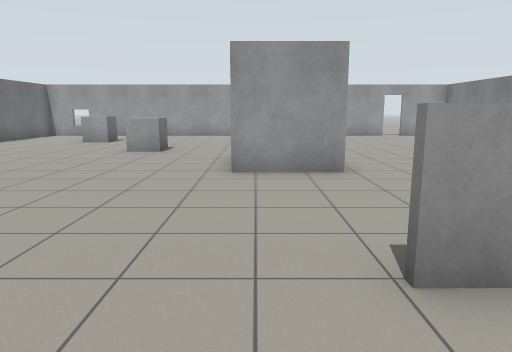
View 1 (above)

15 first-person views from a walk through a world built for the Gazebo simulator. The camera is 1.2 m above the floor, tilts 10° down and sees 70° across. The floor is counted in squares, 1 m on a side. Each view is taken from the middle of a square. On the plan, view 1 faces up. The plan holds only what a view shows up to about 14 squares ahead; the rest is blank.

View 2
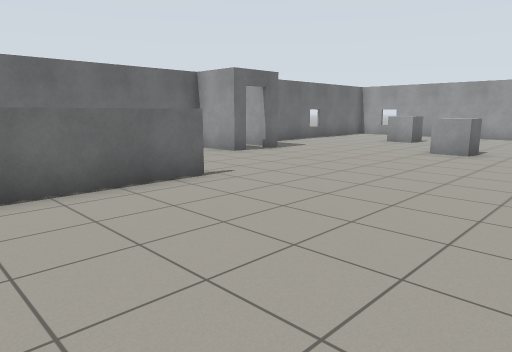

View 3
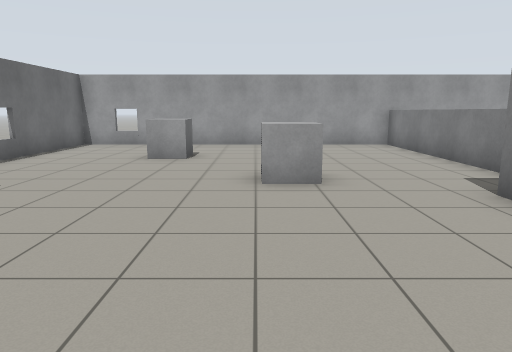

View 4
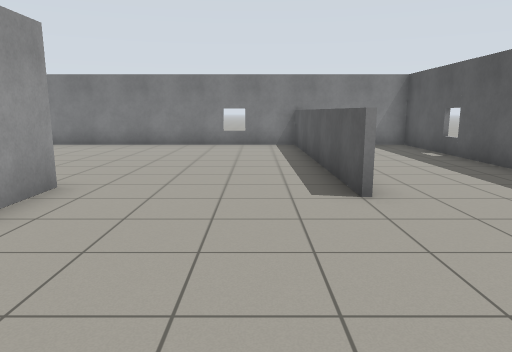

View 5
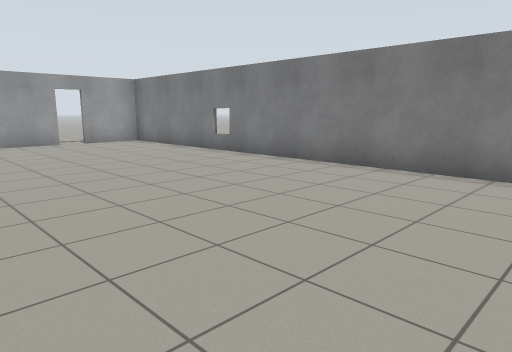

View 6
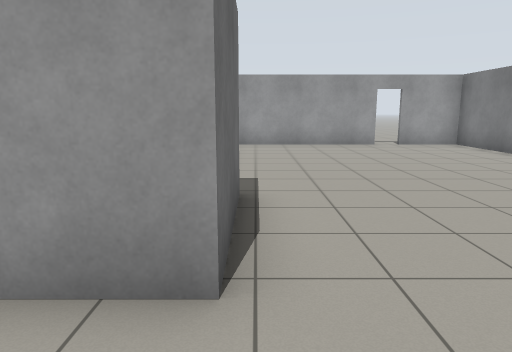

View 7
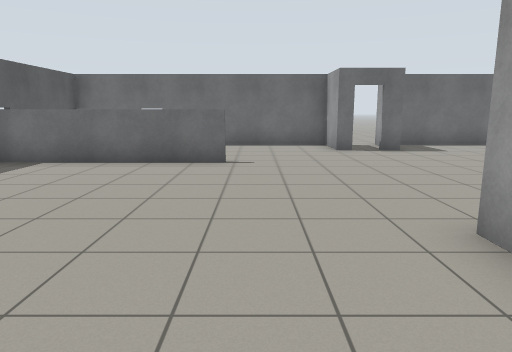

View 8
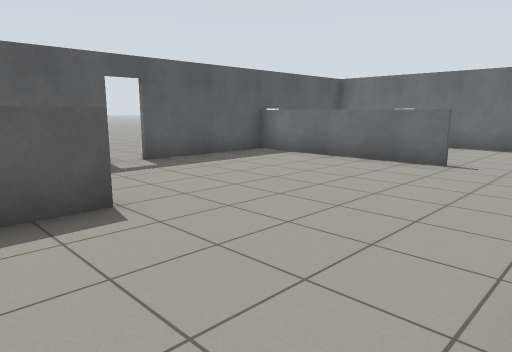

View 9
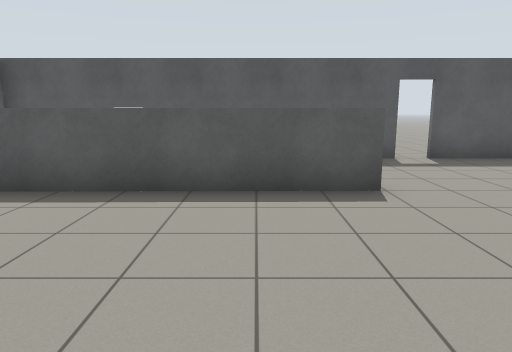

View 10
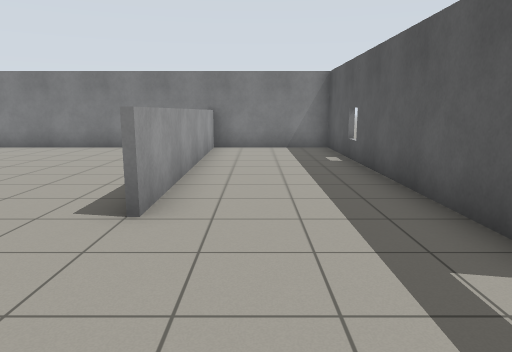

View 11
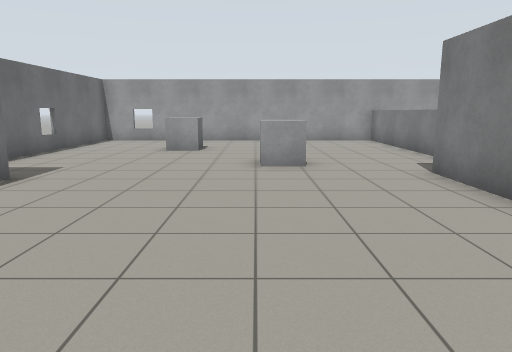

View 12
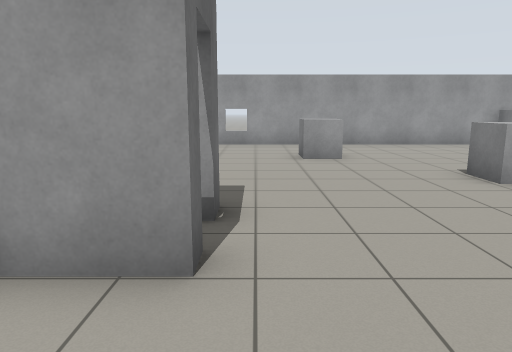

View 13
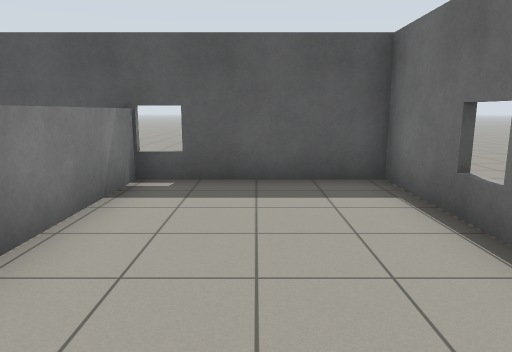

View 14
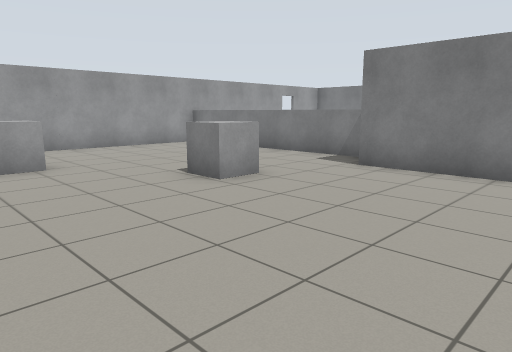

View 15
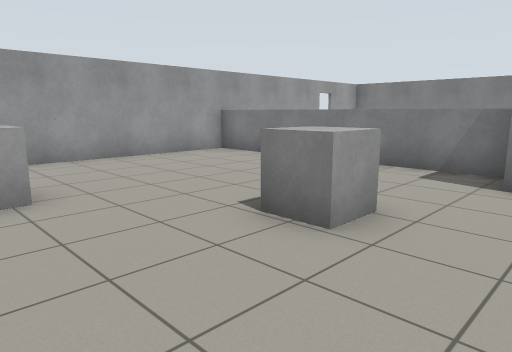

### Floor plan
Points are (right, up) in squares from view 1. A wall is a line through its corners. A room is listed if a view was taken in it or the views show most of it. See-through windows are left out.
Room 1 (views 1, 2, 3, 4, 10, 11, 12, 13, 14, 15)
walls: (0.4, 7.2) (-0.5, 7.2) (-0.5, 10.3); (-5.7, 4.4) (-5.7, -1.5); (0.9, 10.4) (0.9, 18.5) (-10.3, 18.5) (-10.3, 10.2); (-8.5, 8.1) (-8.5, 7.5) (-10.3, 7.5) (-10.3, -1.4) (-1.5, -1.4); (-8.5, 9.6) (-8.5, 8.9); (-0.6, -1.4) (9.4, -1.4) (9.4, 3.1); (-5.8, -1.6) (-5.8, 2.1); (9.4, 2.4) (1.1, 2.3)
ways out: opening at (1.3, 5) to room 2; open door at (-8.5, 8.5)
objects: grey box (-7, 15) to (-6, 15); grey box (-4, 11) to (-3, 12)
Room 2 (views 5, 6, 7, 8, 9)
walls: (1.8, 10.3) (1.8, 7.2) (0.4, 7.2); (6.4, 18.5) (0.9, 18.5); (9.4, 3.1) (9.4, 18.5) (7.2, 18.5); (1.1, 2.5) (9.4, 2.6)
ways out: opening at (1.3, 5) to room 1; open door at (7, 18.5)

Positions as (right, up) in squares from view 1, and headings:
1: (0, 0), facing up
2: (0, 0), facing up-left
3: (-4, 5), facing up
4: (-4, 4), facing right
5: (2, 4), facing up-right
6: (2, 5), facing up
7: (3, 5), facing left
8: (3, 7), facing down-left
9: (3, 8), facing down
10: (-3, 1), facing right
11: (-4, 3), facing up
12: (-8, 5), facing up
13: (-8, 5), facing down
14: (-8, 6), facing up-right
15: (-7, 9), facing up-right
